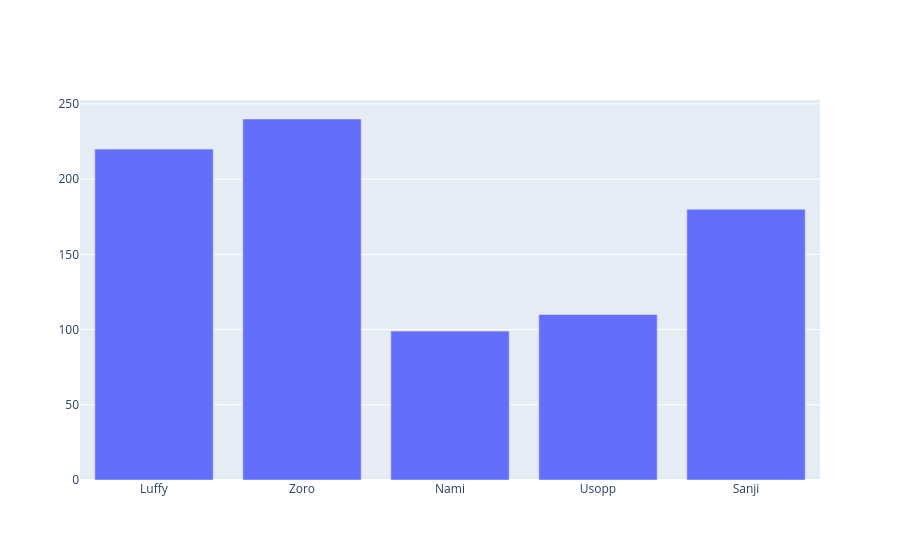

Notebook code cell kept with this figure:
### Code cell
# Creating the figure
graph = go.Figure()

# Creating a bar plot type and assigning the data
graph.add_trace(go.Bar(x=x1, y= y1))

### Figure 1 — Plotly figure (JSON) as saved in the notebook; plotly's stock layout.template omitted (floating-point values rounded to 4 significant figures)
{"data": [{"type": "bar", "x": ["Luffy", "Zoro", "Nami", "Usopp", "Sanji"], "y": [220, 240, 99, 110, 180]}], "layout": {}}
